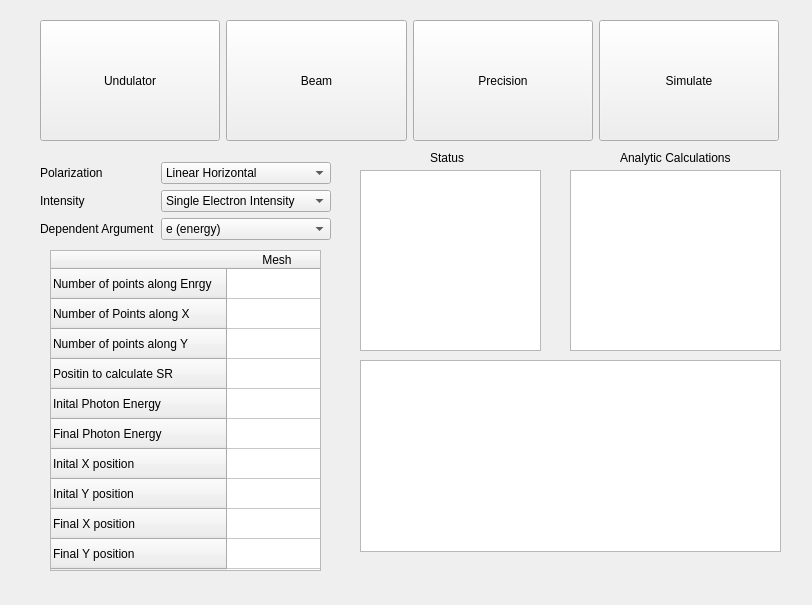
<?xml version="1.0" encoding="UTF-8"?>
<ui version="4.0">
 <class>Form</class>
 <widget class="QWidget" name="Form">
  <property name="geometry">
   <rect>
    <x>0</x>
    <y>0</y>
    <width>812</width>
    <height>605</height>
   </rect>
  </property>
  <property name="windowTitle">
   <string>Form</string>
  </property>
  <widget class="QWidget" name="gridLayoutWidget">
   <property name="geometry">
    <rect>
     <x>40</x>
     <y>20</y>
     <width>739</width>
     <height>121</height>
    </rect>
   </property>
   <layout class="QGridLayout" name="gridLayout">
    <item row="0" column="2">
     <widget class="QPushButton" name="pushButton_3">
      <property name="sizePolicy">
       <sizepolicy hsizetype="Minimum" vsizetype="MinimumExpanding">
        <horstretch>0</horstretch>
        <verstretch>0</verstretch>
       </sizepolicy>
      </property>
      <property name="text">
       <string>Precision</string>
      </property>
     </widget>
    </item>
    <item row="0" column="1">
     <widget class="QPushButton" name="pushButton_2">
      <property name="sizePolicy">
       <sizepolicy hsizetype="Minimum" vsizetype="MinimumExpanding">
        <horstretch>0</horstretch>
        <verstretch>0</verstretch>
       </sizepolicy>
      </property>
      <property name="text">
       <string>Beam</string>
      </property>
     </widget>
    </item>
    <item row="0" column="3">
     <widget class="QPushButton" name="pushButton_4">
      <property name="sizePolicy">
       <sizepolicy hsizetype="Minimum" vsizetype="MinimumExpanding">
        <horstretch>0</horstretch>
        <verstretch>0</verstretch>
       </sizepolicy>
      </property>
      <property name="text">
       <string>Simulate</string>
      </property>
     </widget>
    </item>
    <item row="0" column="0">
     <widget class="QPushButton" name="pushButton">
      <property name="sizePolicy">
       <sizepolicy hsizetype="Minimum" vsizetype="MinimumExpanding">
        <horstretch>0</horstretch>
        <verstretch>0</verstretch>
       </sizepolicy>
      </property>
      <property name="text">
       <string>Undulator</string>
      </property>
     </widget>
    </item>
   </layout>
  </widget>
  <widget class="QWidget" name="formLayoutWidget_4">
   <property name="geometry">
    <rect>
     <x>40</x>
     <y>160</y>
     <width>291</width>
     <height>82</height>
    </rect>
   </property>
   <layout class="QFormLayout" name="formLayout_4">
    <property name="labelAlignment">
     <set>Qt::AlignLeading|Qt::AlignLeft|Qt::AlignVCenter</set>
    </property>
    <property name="formAlignment">
     <set>Qt::AlignCenter</set>
    </property>
    <item row="0" column="0">
     <widget class="QLabel" name="label_31">
      <property name="text">
       <string>Polarization</string>
      </property>
     </widget>
    </item>
    <item row="1" column="0">
     <widget class="QLabel" name="label_32">
      <property name="text">
       <string>Intensity</string>
      </property>
     </widget>
    </item>
    <item row="1" column="1">
     <widget class="QComboBox" name="comboBox_3">
      <item>
       <property name="text">
        <string>Single Electron Intensity</string>
       </property>
      </item>
      <item>
       <property name="text">
        <string>Multi Electron Intensity</string>
       </property>
      </item>
      <item>
       <property name="text">
        <string>Single Electron FLux</string>
       </property>
      </item>
      <item>
       <property name="text">
        <string>Multi Electron FLux</string>
       </property>
      </item>
      <item>
       <property name="text">
        <string>Single Electron Radiation Phase</string>
       </property>
      </item>
      <item>
       <property name="text">
        <string>Real Part of Electron E-Field</string>
       </property>
      </item>
      <item>
       <property name="text">
        <string>Imaginary Part of Electron E-Field</string>
       </property>
      </item>
     </widget>
    </item>
    <item row="2" column="0">
     <widget class="QLabel" name="label_33">
      <property name="text">
       <string>Dependent Argument</string>
      </property>
     </widget>
    </item>
    <item row="2" column="1">
     <widget class="QComboBox" name="comboBox_4">
      <item>
       <property name="text">
        <string>e (energy)</string>
       </property>
      </item>
      <item>
       <property name="text">
        <string>x (horizontal)</string>
       </property>
      </item>
      <item>
       <property name="text">
        <string>y (vertical)</string>
       </property>
      </item>
      <item>
       <property name="text">
        <string>x &amp; y</string>
       </property>
      </item>
      <item>
       <property name="text">
        <string>e &amp; x</string>
       </property>
      </item>
      <item>
       <property name="text">
        <string>e &amp; y</string>
       </property>
      </item>
      <item>
       <property name="text">
        <string>e &amp; x &amp; y</string>
       </property>
      </item>
     </widget>
    </item>
    <item row="0" column="1">
     <widget class="QComboBox" name="comboBox_5">
      <item>
       <property name="text">
        <string>Linear Horizontal</string>
       </property>
      </item>
      <item>
       <property name="text">
        <string>Linear Vertical</string>
       </property>
      </item>
      <item>
       <property name="text">
        <string>Linear 45 Degrees</string>
       </property>
      </item>
      <item>
       <property name="text">
        <string>Linear 135 Degrees</string>
       </property>
      </item>
      <item>
       <property name="text">
        <string>Circular Right</string>
       </property>
      </item>
      <item>
       <property name="text">
        <string>Circular</string>
       </property>
      </item>
      <item>
       <property name="text">
        <string>Total</string>
       </property>
      </item>
     </widget>
    </item>
   </layout>
  </widget>
  <widget class="QTableWidget" name="tableWidget">
   <property name="geometry">
    <rect>
     <x>50</x>
     <y>250</y>
     <width>271</width>
     <height>321</height>
    </rect>
   </property>
   <row>
    <property name="text">
     <string>Number of points along Enrgy</string>
    </property>
   </row>
   <row>
    <property name="text">
     <string>Number of Points along X</string>
    </property>
   </row>
   <row>
    <property name="text">
     <string>Number of points along Y</string>
    </property>
   </row>
   <row>
    <property name="text">
     <string>Positin to calculate SR</string>
    </property>
   </row>
   <row>
    <property name="text">
     <string>Inital Photon Energy</string>
    </property>
   </row>
   <row>
    <property name="text">
     <string>Final Photon Energy</string>
    </property>
   </row>
   <row>
    <property name="text">
     <string>Inital X position</string>
    </property>
   </row>
   <row>
    <property name="text">
     <string>Inital Y position</string>
    </property>
   </row>
   <row>
    <property name="text">
     <string>Final X position</string>
    </property>
   </row>
   <row>
    <property name="text">
     <string>Final Y position</string>
    </property>
   </row>
   <column>
    <property name="text">
     <string>Mesh</string>
    </property>
   </column>
  </widget>
  <widget class="QGraphicsView" name="graphicsView">
   <property name="geometry">
    <rect>
     <x>360</x>
     <y>360</y>
     <width>421</width>
     <height>192</height>
    </rect>
   </property>
  </widget>
  <widget class="QTextEdit" name="textEdit">
   <property name="geometry">
    <rect>
     <x>360</x>
     <y>170</y>
     <width>181</width>
     <height>181</height>
    </rect>
   </property>
  </widget>
  <widget class="QTextEdit" name="textEdit_2">
   <property name="geometry">
    <rect>
     <x>570</x>
     <y>170</y>
     <width>211</width>
     <height>181</height>
    </rect>
   </property>
  </widget>
  <widget class="QLabel" name="label">
   <property name="geometry">
    <rect>
     <x>430</x>
     <y>150</y>
     <width>71</width>
     <height>16</height>
    </rect>
   </property>
   <property name="text">
    <string>Status</string>
   </property>
  </widget>
  <widget class="QLabel" name="label_2">
   <property name="geometry">
    <rect>
     <x>620</x>
     <y>150</y>
     <width>161</width>
     <height>16</height>
    </rect>
   </property>
   <property name="text">
    <string>Analytic Calculations</string>
   </property>
  </widget>
 </widget>
 <resources/>
 <connections/>
</ui>
